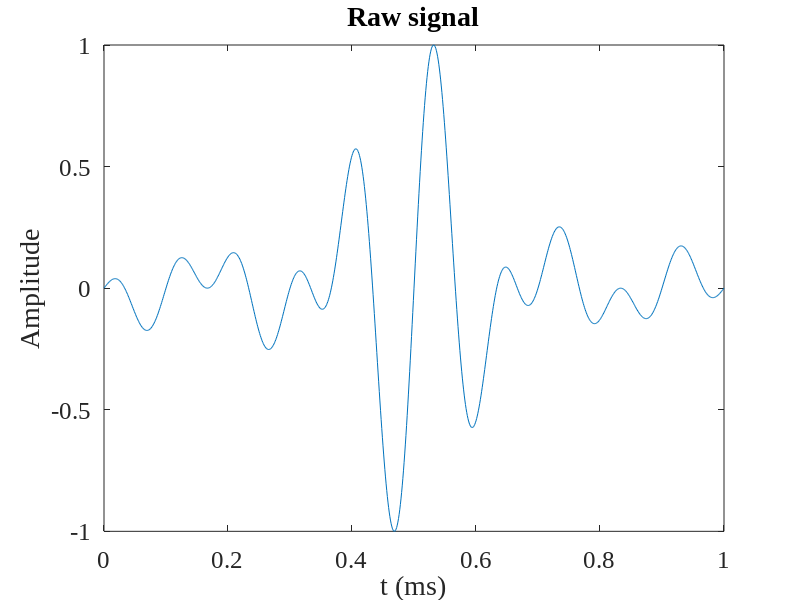
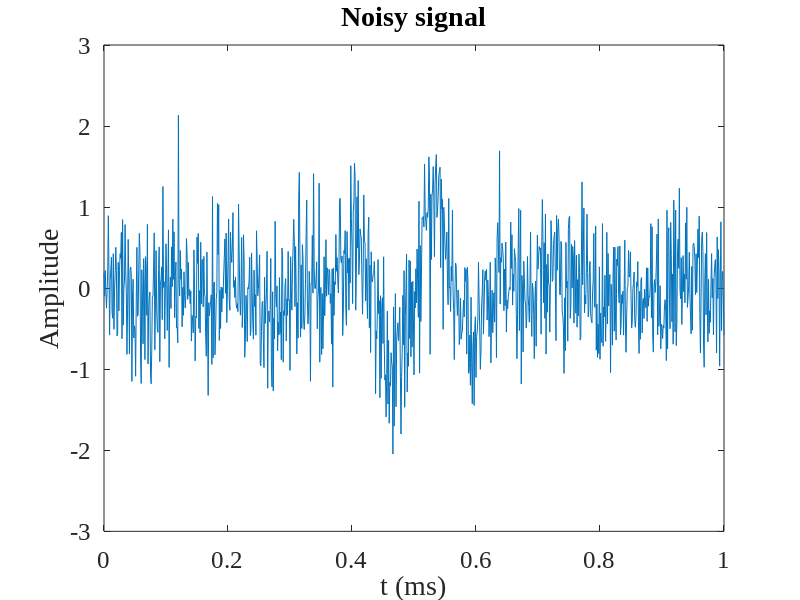
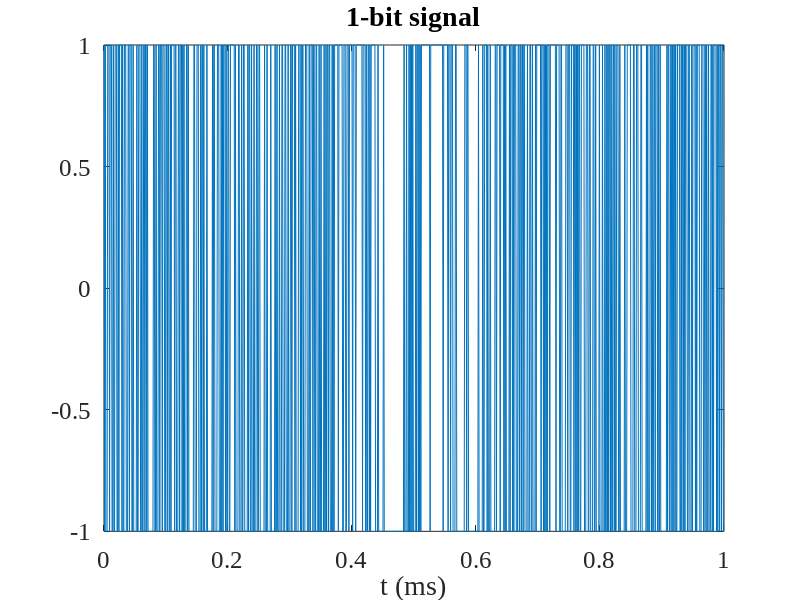
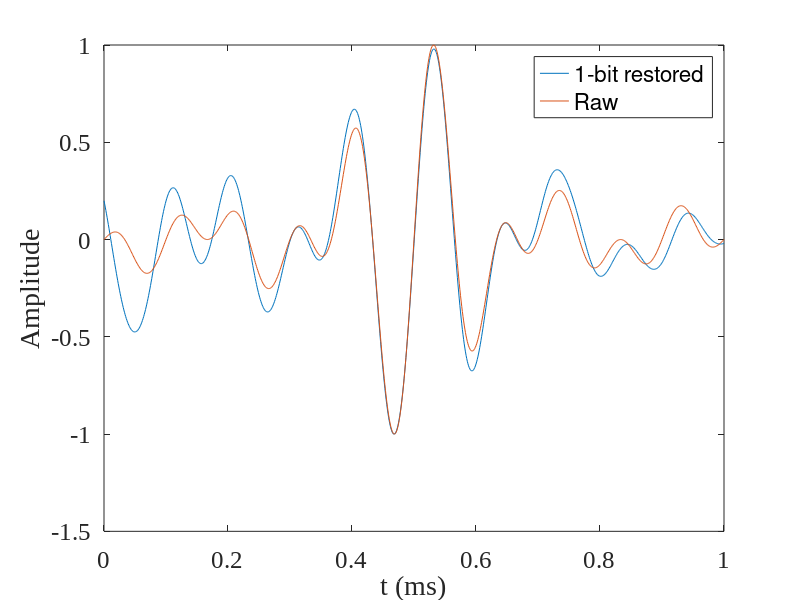

MATLAB code to generate these figures, in order:
load('one_bit_simu');
F_sample = 1000e6;
x=(0:1/F_sample:1e-6);
figure;plot(x*1e6,f)
set(gca, 'FontName', 'Times New Roman', 'FontSize', 18)
title('Raw signal')
xlabel('t (ms)');
ylabel('Amplitude');

figure;plot(x*1e6,ff)
set(gca, 'FontName', 'Times New Roman', 'FontSize', 18)
title('Noisy signal')
xlabel('t (ms)');
ylabel('Amplitude');

ffb = sign(ff);
figure;plot(x*1e6,ffb)
set(gca, 'FontName', 'Times New Roman', 'FontSize', 18)
title('1-bit signal')
xlabel('t (ms)');
%% temporal low-pass filters
cutoffFreq = 12e6; % initial 12 MHz
% Design Butterworth low-pass filter
filterOrder = 4; % Filter order, can be adjusted as needed
[b, a] = butter(filterOrder, cutoffFreq / (F_sample / 2), 'low'); % Low-pass filter
ffb = filtfilt(b, a, ffb);
%% temporal high-pass filters
cutoffFreq = 3e6; % initial 3 MHz
% Design Butterworth high-pass filter
filterOrder = 4; % Filter order, can be adjusted as needed
[b, a] = butter(filterOrder, cutoffFreq / (F_sample / 2), 'high'); % Low-pass filter
ffb = filtfilt(b, a, ffb);
figure;plot(x*1e6,ffb)
hold on;plot(x*1e6,f)
set(gca, 'FontSize', 18); 
set(gca, 'FontName', 'Times New Roman')
xlabel('t (ms)');
ylabel('Amplitude');
legend('1-bit restored','Raw')